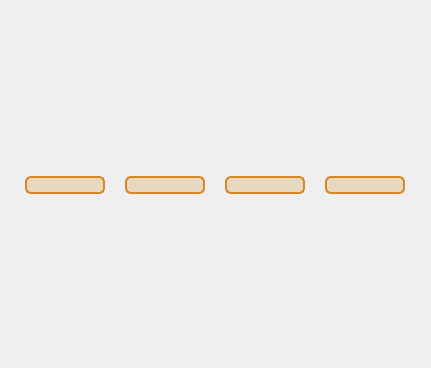
<?xml version="1.0" encoding="UTF-8"?>
<ui version="4.0">
 <class>WidgetRotaryPlatformControl</class>
 <widget class="QWidget" name="WidgetRotaryPlatformControl">
  <property name="geometry">
   <rect>
    <x>0</x>
    <y>0</y>
    <width>431</width>
    <height>368</height>
   </rect>
  </property>
  <property name="sizePolicy">
   <sizepolicy hsizetype="Maximum" vsizetype="Preferred">
    <horstretch>0</horstretch>
    <verstretch>0</verstretch>
   </sizepolicy>
  </property>
  <property name="maximumSize">
   <size>
    <width>1000</width>
    <height>1000</height>
   </size>
  </property>
  <property name="windowTitle">
   <string>Form</string>
  </property>
  <property name="styleSheet">
   <string notr="true">QPushButton
{
	background-color: rgba(209, 142, 34, 60);
    border: 2px solid line;
    border-radius: 6px;
   
	border-color: rgb(214, 136, 41);
}

QPushButton:pressed
{
    background-color: rgba(209, 142, 34, 110);
    border: 4px solid line;
    border-radius: 6px;
   
	
	border-color: rgb(171, 86, 38);
}</string>
  </property>
  <layout class="QVBoxLayout" name="verticalLayout">
   <property name="spacing">
    <number>2</number>
   </property>
   <property name="leftMargin">
    <number>2</number>
   </property>
   <property name="topMargin">
    <number>2</number>
   </property>
   <property name="rightMargin">
    <number>2</number>
   </property>
   <property name="bottomMargin">
    <number>2</number>
   </property>
   <item>
    <layout class="QHBoxLayout" name="horizontalLayout_2">
     <item>
      <layout class="QVBoxLayout" name="leftLayout"/>
     </item>
     <item>
      <layout class="QVBoxLayout" name="rightLayout"/>
     </item>
    </layout>
   </item>
   <item>
    <widget class="QGroupBox" name="groupBoxArrowButtons">
     <property name="sizePolicy">
      <sizepolicy hsizetype="Preferred" vsizetype="Maximum">
       <horstretch>0</horstretch>
       <verstretch>0</verstretch>
      </sizepolicy>
     </property>
     <property name="styleSheet">
      <string notr="true">QGroupBox
{
border: 0px solid line black;
}</string>
     </property>
     <layout class="QHBoxLayout" name="horizontalLayout">
      <property name="spacing">
       <number>2</number>
      </property>
      <property name="leftMargin">
       <number>2</number>
      </property>
      <property name="topMargin">
       <number>2</number>
      </property>
      <property name="rightMargin">
       <number>2</number>
      </property>
      <property name="bottomMargin">
       <number>2</number>
      </property>
      <item>
       <widget class="QPushButton" name="butRotaryX_Left">
        <property name="minimumSize">
         <size>
          <width>10</width>
          <height>10</height>
         </size>
        </property>
        <property name="maximumSize">
         <size>
          <width>80</width>
          <height>80</height>
         </size>
        </property>
        <property name="styleSheet">
         <string notr="true">QPushButton
{
	background-color: rgba(209, 142, 34, 60);
    border: 2px solid line;
    border-radius: 6px;
   
	border-color: rgb(214, 136, 41);
}

QPushButton:pressed
{
    background-color: rgba(209, 142, 34, 110);
    border: 4px solid line;
    border-radius: 6px;
   
	
	border-color: rgb(171, 86, 38);
}</string>
        </property>
        <property name="icon">
         <iconset resource="Images.qrc">
          <normaloff>:/newPrefix/arrow_left_hollow.png</normaloff>:/newPrefix/arrow_left_hollow.png</iconset>
        </property>
        <property name="iconSize">
         <size>
          <width>40</width>
          <height>40</height>
         </size>
        </property>
        <property name="checkable">
         <bool>true</bool>
        </property>
        <property name="autoExclusive">
         <bool>true</bool>
        </property>
       </widget>
      </item>
      <item>
       <widget class="QPushButton" name="butRotaryY_Up">
        <property name="sizePolicy">
         <sizepolicy hsizetype="Minimum" vsizetype="Preferred">
          <horstretch>0</horstretch>
          <verstretch>0</verstretch>
         </sizepolicy>
        </property>
        <property name="minimumSize">
         <size>
          <width>10</width>
          <height>10</height>
         </size>
        </property>
        <property name="maximumSize">
         <size>
          <width>80</width>
          <height>80</height>
         </size>
        </property>
        <property name="icon">
         <iconset resource="Images.qrc">
          <normaloff>:/newPrefix/arrow_up_hollow.png</normaloff>:/newPrefix/arrow_up_hollow.png</iconset>
        </property>
        <property name="iconSize">
         <size>
          <width>40</width>
          <height>40</height>
         </size>
        </property>
        <property name="checkable">
         <bool>true</bool>
        </property>
        <property name="autoExclusive">
         <bool>true</bool>
        </property>
       </widget>
      </item>
      <item>
       <widget class="QPushButton" name="butRotaryY_Down">
        <property name="minimumSize">
         <size>
          <width>10</width>
          <height>10</height>
         </size>
        </property>
        <property name="maximumSize">
         <size>
          <width>80</width>
          <height>80</height>
         </size>
        </property>
        <property name="icon">
         <iconset resource="Images.qrc">
          <normaloff>:/newPrefix/arrow_down_hollow.png</normaloff>:/newPrefix/arrow_down_hollow.png</iconset>
        </property>
        <property name="iconSize">
         <size>
          <width>40</width>
          <height>40</height>
         </size>
        </property>
        <property name="checkable">
         <bool>true</bool>
        </property>
        <property name="autoExclusive">
         <bool>true</bool>
        </property>
       </widget>
      </item>
      <item>
       <widget class="QPushButton" name="butRotaryX_Right">
        <property name="minimumSize">
         <size>
          <width>10</width>
          <height>10</height>
         </size>
        </property>
        <property name="maximumSize">
         <size>
          <width>80</width>
          <height>80</height>
         </size>
        </property>
        <property name="icon">
         <iconset resource="Images.qrc">
          <normaloff>:/newPrefix/arrow_right_hollow.png</normaloff>:/newPrefix/arrow_right_hollow.png</iconset>
        </property>
        <property name="iconSize">
         <size>
          <width>40</width>
          <height>40</height>
         </size>
        </property>
        <property name="checkable">
         <bool>true</bool>
        </property>
        <property name="autoExclusive">
         <bool>true</bool>
        </property>
       </widget>
      </item>
     </layout>
    </widget>
   </item>
  </layout>
 </widget>
 <resources>
  <include location="Images.qrc"/>
 </resources>
 <connections/>
</ui>
